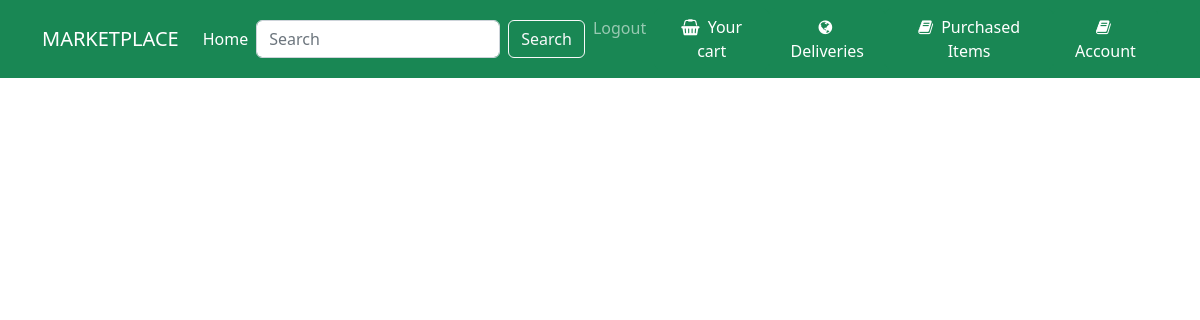
/account/ (signed in), run on an earlier commit of the app's database.
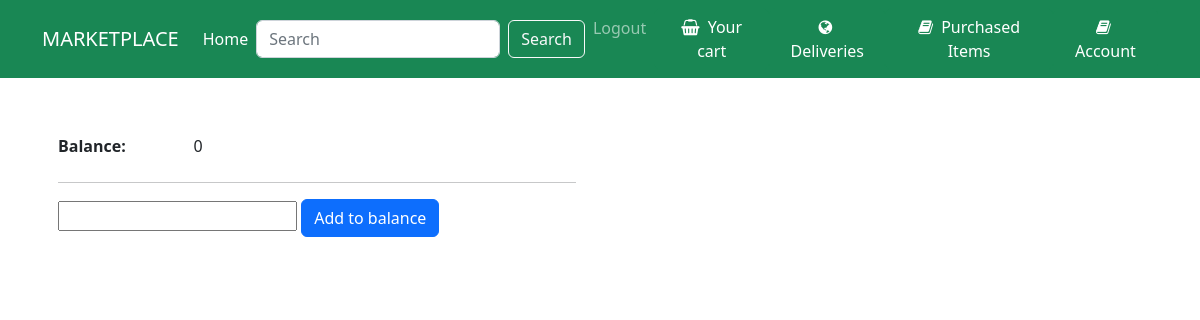
And on a later commit of the database.
### Main/models.py (models this page shows, shortened)
class Account(models.Model):
    ID = models.IntegerField(primary_key=True,unique=True,default=0)
    user = models.ForeignKey(Users,related_name="account",on_delete=models.CASCADE)
    balance = models.IntegerField(default=0)
    class Meta:
        verbose_name_plural = "Accounts"

### Main/views.py (the view)
# urls.py: path("account/",views.accounts,name = "account"),
@login_required
def accounts(request):
    if request.method == "POST":
        entered_balance = int(request.POST.get("balance"))
        accounts= Account.objects.filter(user = request.user)
        account = accounts[0]
        account.balance += entered_balance
        account.save()
        return render(request,"account.html",{"accounts":accounts})
    else:
        accounts = Account.objects.filter(user = request.user)
        return render(request,"account.html",{"accounts":accounts})

### Main/templates/account.html (shortened to what this page needs)
{% extends 'base.html' %}
{% load static %}
{% block link %}
<link rel="stylesheet" type="text/css" href="{% static 'detail.css' %}">
{% endblock %}
{% block content %}
{% if request.user.is_authenticated %}
<section class="py-5">
    <div class="container">
        <div class="row gx-5">
            {% for account in accounts %}
            <main class="col-lg-6">
                <div class="ps-lg-3">
                    <div class="row">
                        <dt class="col-3">Balance:</dt>
                        <dd class="col-9">{{account.balance}}</dd>
                    </div>
                    <hr />
                    <form method="post" action="{% url 'account' %}">
                        <input name="balance" type="text">
                        <button class="btn btn-primary" type="submit">Add to balance</button>
                    </form>
                </div>
            </main>
            {% endfor %}
        </div>
    </div>
</section>
{% else %}
<h5 class="alert-heading col-lg-10"> You are not logged in.Please log in yo see your account</h5>
{% endif %}
{% endblock %}

What changed in the data, as far as the page shows it:
added Account: balance "0"
